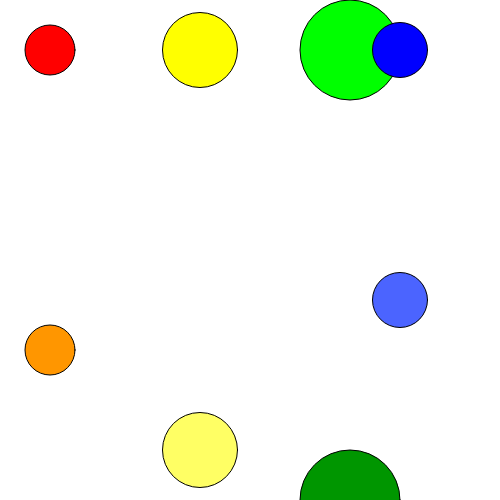
Frame 1 (no input)
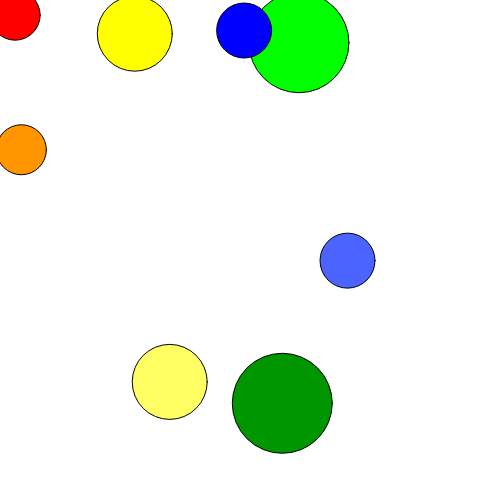
Frame 60 (no input)
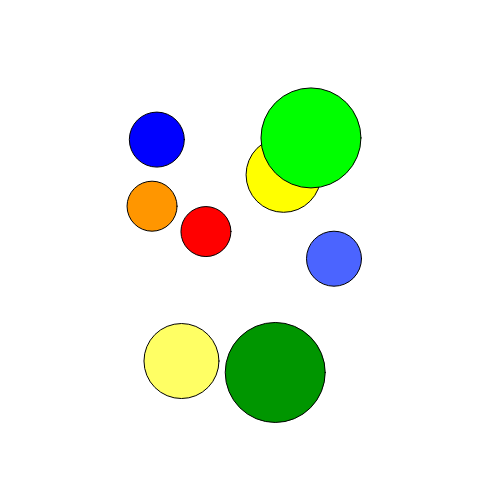
Frame 120 (the mouse pressed at the canvas centre since frame 60)

The p5.js sketch that drew these frames (run headless with seeded random() and noise() and a simulated clock; from frame 60 on, the mouse is pressed at the canvas centre):

// p5.js sketch
// ── sketch.js
// Experimenting with with vectors to chase the mouseX and MouseY

let v1,a;

function setup() {

  createCanvas(500, 500);

  background(150);
  v1 = createVector(50,50);
  v2 = createVector(200,50);
  v3 = createVector(350,50);
  v4 = createVector(400,50);

  v5 = createVector(50,350);
  v6 = createVector(200,450);
  v7 = createVector(350,500);
  v8 = createVector(400,300);
}

function draw() {

  background(255)


  fill(255,0,0);
  ellipse(v1.x,v1.y,50);
  fill(255,255,0);
  ellipse(v2.x,v2.y,75);
  fill(0,255,0);
  ellipse(v3.x,v3.y,100);
  fill(0,0,255);
  ellipse(v4.x,v4.y,55);

  fill(255,150,0);
  ellipse(v5.x,v5.y,50);
  fill(255,255,100);
  ellipse(v6.x,v6.y,75);
  fill(0,150,0);
  ellipse(v7.x,v7.y,100);
  fill(75,100,255);
  ellipse(v8.x,v8.y,55);

  v1.x=v1.x+(mouseX-v1.x)/50;
  v1.y=v1.y+(mouseY-v1.y)/50;

  v2.x=v2.x+(mouseX-v2.x)/150;
  v2.y=v2.y+(mouseY-v2.y)/150;

  v3.x=v3.x+(mouseX-v3.x)/375;
  v3.y=v3.y+(mouseY-v3.y)/375;

  v4.x=v4.x+(mouseX-v4.x)/120;
  v4.y=v4.y+(mouseY-v4.y)/120;

  v5.x=v5.x+(mouseX-v5.x)/70;
  v5.y=v5.y+(mouseY-v5.y)/70;

  v6.x=v6.x+(mouseX-v6.x)/360;
  v6.y=v6.y+(mouseY-v6.y)/360;

  v7.x=v7.x+(mouseX-v7.x)/275;
  v7.y=v7.y+(mouseY-v7.y)/275;

  v8.x=v8.x+(mouseX-v8.x)/420;
  v8.y=v8.y+(mouseY-v8.y)/420;


}

function mousePressed () {

  v1.x=random(400)
  v1.y=random(400)

  v2.x=random(400)
  v2.y=random(400)

  v3.x=random(400)
  v3.y=random(400)

  v4.x=random(400)
  v4.y=random(400)

  v1.x=random(400)
  v1.y=random(400)

}
